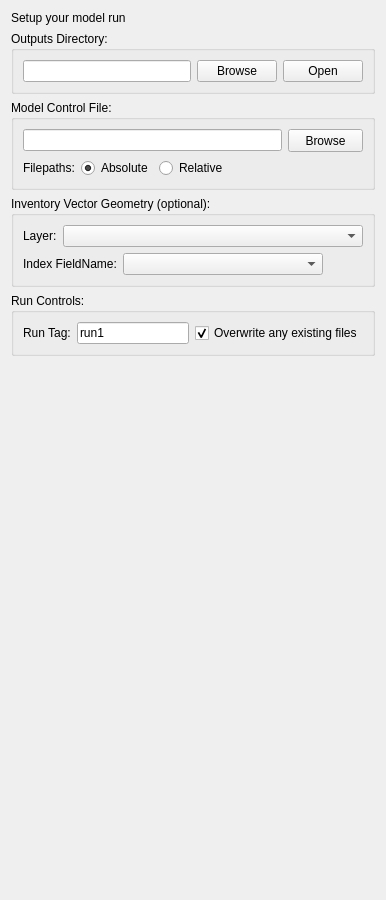
         <widget class="QWidget" name="tab_2">
          <attribute name="title">
           <string>Setup</string>
          </attribute>
          <layout class="QVBoxLayout" name="verticalLayout_3">
           <item>
            <widget class="QLabel" name="label_5">
             <property name="text">
              <string>Setup your model run</string>
             </property>
            </widget>
           </item>
           <item>
            <widget class="QGroupBox" name="groupBox_2">
             <property name="sizePolicy">
              <sizepolicy hsizetype="Preferred" vsizetype="Fixed">
               <horstretch>0</horstretch>
               <verstretch>0</verstretch>
              </sizepolicy>
             </property>
             <property name="title">
              <string>Outputs Directory:</string>
             </property>
             <layout class="QVBoxLayout" name="_3">
              <item>
               <layout class="QHBoxLayout" name="_6">
                <item>
                 <widget class="QLineEdit" name="lineEdit_wd"/>
                </item>
                <item>
                 <widget class="QPushButton" name="pushButton_wd">
                  <property name="text">
                   <string>Browse</string>
                  </property>
                 </widget>
                </item>
                <item>
                 <widget class="QPushButton" name="pushButton_wd_open">
                  <property name="text">
                   <string>Open</string>
                  </property>
                 </widget>
                </item>
               </layout>
              </item>
             </layout>
            </widget>
           </item>
           <item>
            <widget class="QGroupBox" name="groupBox_5">
             <property name="sizePolicy">
              <sizepolicy hsizetype="Preferred" vsizetype="Fixed">
               <horstretch>0</horstretch>
               <verstretch>0</verstretch>
              </sizepolicy>
             </property>
             <property name="title">
              <string>Model Control File:</string>
             </property>
             <layout class="QVBoxLayout" name="_15">
              <item>
               <layout class="QHBoxLayout" name="_16">
                <item>
                 <widget class="QLineEdit" name="lineEdit_cf_fp"/>
                </item>
                <item>
                 <widget class="QToolButton" name="pushButton_cf">
                  <property name="sizePolicy">
                   <sizepolicy hsizetype="Minimum" vsizetype="Fixed">
                    <horstretch>0</horstretch>
                    <verstretch>0</verstretch>
                   </sizepolicy>
                  </property>
                  <property name="minimumSize">
                   <size>
                    <width>75</width>
                    <height>23</height>
                   </size>
                  </property>
                  <property name="text">
                   <string>Browse</string>
                  </property>
                 </widget>
                </item>
               </layout>
              </item>
              <item>
               <layout class="QHBoxLayout" name="horizontalLayout_9">
                <item>
                 <widget class="QLabel" name="label_10">
                  <property name="sizePolicy">
                   <sizepolicy hsizetype="Fixed" vsizetype="Preferred">
                    <horstretch>0</horstretch>
                    <verstretch>0</verstretch>
                   </sizepolicy>
                  </property>
                  <property name="text">
                   <string>Filepaths:</string>
                  </property>
                 </widget>
                </item>
                <item>
                 <widget class="QRadioButton" name="radioButton_S_fpAbs">
                  <property name="sizePolicy">
                   <sizepolicy hsizetype="Fixed" vsizetype="Fixed">
                    <horstretch>0</horstretch>
                    <verstretch>0</verstretch>
                   </sizepolicy>
                  </property>
                  <property name="text">
                   <string>Absolute</string>
                  </property>
                  <property name="checked">
                   <bool>true</bool>
                  </property>
                  <attribute name="buttonGroup">
                   <string notr="true">buttonGroup_Setup_filepaths</string>
                  </attribute>
                 </widget>
                </item>
                <item>
                 <widget class="QRadioButton" name="radioButton_S_fpRel">
                  <property name="sizePolicy">
                   <sizepolicy hsizetype="Fixed" vsizetype="Fixed">
                    <horstretch>0</horstretch>
                    <verstretch>0</verstretch>
                   </sizepolicy>
                  </property>
                  <property name="text">
                   <string>Relative</string>
                  </property>
                  <attribute name="buttonGroup">
                   <string notr="true">buttonGroup_Setup_filepaths</string>
                  </attribute>
                 </widget>
                </item>
                <item>
                 <spacer name="horizontalSpacer_2">
                  <property name="orientation">
                   <enum>Qt::Horizontal</enum>
                  </property>
                  <property name="sizeHint" stdset="0">
                   <size>
                    <width>40</width>
                    <height>20</height>
                   </size>
                  </property>
                 </spacer>
                </item>
               </layout>
              </item>
             </layout>
            </widget>
           </item>
           <item>
            <widget class="QGroupBox" name="verticalGroupBox_7">
             <property name="title">
              <string>Inventory Vector Geometry (optional):</string>
             </property>
             <layout class="QVBoxLayout" name="verticalLayout_12">
              <item>
               <layout class="QHBoxLayout" name="horizontalLayout_4">
                <item>
                 <widget class="QLabel" name="label_8">
                  <property name="sizePolicy">
                   <sizepolicy hsizetype="Fixed" vsizetype="Preferred">
                    <horstretch>0</horstretch>
                    <verstretch>0</verstretch>
                   </sizepolicy>
                  </property>
                  <property name="text">
                   <string>Layer:</string>
                  </property>
                 </widget>
                </item>
                <item>
                 <widget class="QgsMapLayerComboBox" name="comboBox_JGfinv">
                  <property name="allowEmptyLayer">
                   <bool>true</bool>
                  </property>
                  <property name="showCrs">
                   <bool>true</bool>
                  </property>
                 </widget>
                </item>
               </layout>
              </item>
              <item>
               <layout class="QHBoxLayout" name="horizontalLayout_5">
                <item>
                 <widget class="QLabel" name="label_9">
                  <property name="sizePolicy">
                   <sizepolicy hsizetype="Fixed" vsizetype="Preferred">
                    <horstretch>0</horstretch>
                    <verstretch>0</verstretch>
                   </sizepolicy>
                  </property>
                  <property name="maximumSize">
                   <size>
                    <width>100</width>
                    <height>16777215</height>
                   </size>
                  </property>
                  <property name="text">
                   <string>Index FieldName:</string>
                  </property>
                 </widget>
                </item>
                <item>
                 <widget class="QgsFieldComboBox" name="mFieldComboBox_JGfinv">
                  <property name="sizePolicy">
                   <sizepolicy hsizetype="Minimum" vsizetype="Fixed">
                    <horstretch>0</horstretch>
                    <verstretch>0</verstretch>
                   </sizepolicy>
                  </property>
                  <property name="minimumSize">
                   <size>
                    <width>200</width>
                    <height>0</height>
                   </size>
                  </property>
                  <property name="maximumSize">
                   <size>
                    <width>200</width>
                    <height>16777215</height>
                   </size>
                  </property>
                  <property name="allowEmptyFieldName">
                   <bool>true</bool>
                  </property>
                 </widget>
                </item>
                <item>
                 <spacer name="horizontalSpacer">
                  <property name="orientation">
                   <enum>Qt::Horizontal</enum>
                  </property>
                  <property name="sizeHint" stdset="0">
                   <size>
                    <width>40</width>
                    <height>20</height>
                   </size>
                  </property>
                 </spacer>
                </item>
               </layout>
              </item>
             </layout>
            </widget>
           </item>
           <item>
            <widget class="QGroupBox" name="groupBox_4">
             <property name="sizePolicy">
              <sizepolicy hsizetype="Expanding" vsizetype="Preferred">
               <horstretch>0</horstretch>
               <verstretch>0</verstretch>
              </sizepolicy>
             </property>
             <property name="title">
              <string>Run Controls:</string>
             </property>
             <layout class="QVBoxLayout" name="verticalLayout_14">
              <item>
               <layout class="QHBoxLayout" name="horizontalLayout_8">
                <item>
                 <widget class="QLabel" name="label_6">
                  <property name="text">
                   <string>Run Tag:</string>
                  </property>
                 </widget>
                </item>
                <item>
                 <widget class="QLineEdit" name="linEdit_Stag">
                  <property name="text">
                   <string>run1</string>
                  </property>
                 </widget>
                </item>
                <item>
                 <widget class="QCheckBox" name="checkBox_SSoverwrite">
                  <property name="text">
                   <string>Overwrite any existing files</string>
                  </property>
                  <property name="checked">
                   <bool>true</bool>
                  </property>
                 </widget>
                </item>
               </layout>
              </item>
             </layout>
            </widget>
           </item>
           <item>
            <spacer name="verticalSpacer">
             <property name="orientation">
              <enum>Qt::Vertical</enum>
             </property>
             <property name="sizeHint" stdset="0">
              <size>
               <width>20</width>
               <height>533</height>
              </size>
             </property>
            </spacer>
           </item>
          </layout>
         </widget>
